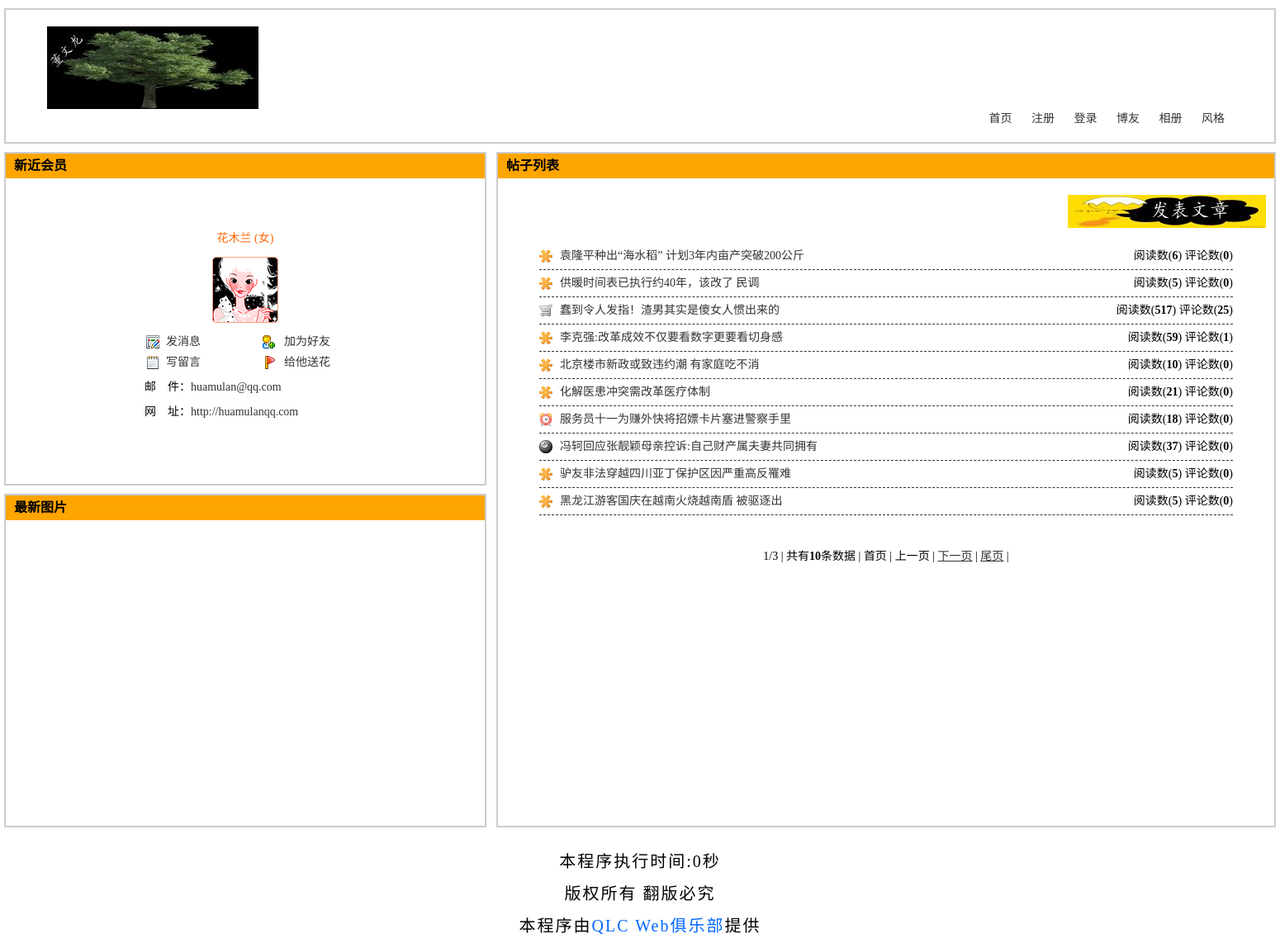
The page / on the database its author committed.
### tables this page shows
CREATE TABLE `tg_article` (
  `tg_id` mediumint(8) UNSIGNED NOT NULL,
  `tg_reid` mediumint(8) UNSIGNED NOT NULL,
  `tg_username` varchar(20) NOT NULL,
  `tg_denyreply` tinyint(1) NOT NULL DEFAULT '1',
  `tg_type` tinyint(2) UNSIGNED NOT NULL,
  `tg_title` varchar(40) NOT NULL,
  `tg_content` text NOT NULL,
  `tg_readcount` smallint(5) UNSIGNED NOT NULL DEFAULT '0',
  `tg_commentcount` smallint(5) UNSIGNED NOT NULL DEFAULT '0',
  `tg_nice` tinyint(1) NOT NULL DEFAULT '0',
  `tg_last_modify` datetime NOT NULL,
  `tg_date` datetime NOT NULL
);

CREATE TABLE `tg_system` (
  `tg_id` mediumint(8) UNSIGNED NOT NULL,
  `tg_webname` varchar(20) NOT NULL,
  `tg_article` tinyint(2) UNSIGNED NOT NULL DEFAULT '0',
  `tg_blog` tinyint(2) UNSIGNED NOT NULL DEFAULT '0',
  `tg_photo` tinyint(2) UNSIGNED NOT NULL DEFAULT '0',
  `tg_skin` tinyint(1) UNSIGNED NOT NULL DEFAULT '0',
  `tg_string` varchar(200) NOT NULL,
  `tg_post` tinyint(3) UNSIGNED NOT NULL DEFAULT '0',
  `tg_reply` tinyint(3) UNSIGNED NOT NULL DEFAULT '0',
  `tg_code` tinyint(1) UNSIGNED NOT NULL DEFAULT '0',
  `tg_register` tinyint(1) UNSIGNED NOT NULL DEFAULT '0'
);

### includes/mysql.func.php (called while the page is built, shortened)
<?php
function _query($_sql) {
	if (!$_result=mysql_query($_sql)) {
		exit('SQL错误');
	}
	return $_result;
}
function _fetch_array($_sql) {
	return mysql_fetch_array(_query($_sql),MYSQL_ASSOC);
}
function _fetch_array_list($_result) {
	return mysql_fetch_array($_result,MYSQL_ASSOC);
}
function _num_rows($_result) {
	return mysql_num_rows($_result);
}
?>

### includes/common.inc.php (called while the page is built, shortened)
<?php
require  ROOT_PATH.'includes/global.func.php';
require  ROOT_PATH.'includes/mysql.func.php';
if (!!$_rows=_fetch_array("SELECT tg_webname,tg_article,tg_blog,tg_photo,tg_skin ,tg_string,tg_post,tg_reply,tg_code,tg_register FROM tg_system WHERE tg_id=1 LIMIT 1")) {
	$_system=array();
	$_system['webname']=$_rows['tg_webname'];
	$_system['article']=$_rows['tg_article'];
	$_system['blog']=$_rows['tg_blog'];
	$_system['photo']=$_rows['tg_photo'];
	$_system['skin']=$_rows['tg_skin'];
	$_system['string']=$_rows['tg_string'];
	$_system['post']=$_rows['tg_post'];
	$_system['reply']=$_rows['tg_reply'];
	$_system['code']=$_rows['tg_code'];
	$_system['register']=$_rows['tg_register'];
	$_system=_html($_system);
	if ($_COOKIE['skin']) {
		$_system['skin']=$_COOKIE['skin'];
	}
} else {
	_alert_back('系统表异常！请管理员检查！');
}
?>

### index.php (the view, shortened to what this page needs)
<?php
require dirname(__FILE__).'/includes/common.inc.php';
$_html=_html(_get_xml('new.xml'));
_page('SELECT tg_id FROM tg_article WHERE tg_reid=0',$_system['article']);
$_result=_query("SELECT tg_id,tg_type,tg_title,tg_readcount,tg_commentcount FROM tg_article WHERE tg_reid=0 ORDER BY tg_date DESC LIMIT $_pagenum,$_pagesize");
$_photo=_fetch_array("SELECT tg_id AS id,tg_name AS name,tg_url AS url FROM tg_photo WHERE tg_sid in (SELECT tg_id FROM tg_dir WHERE tg_type=0) ORDER BY tg_date DESC LIMIT 1");
?>
<!doctype html>
<html lang="zh-cn">
<head>
<?php require ROOT_PATH.'includes/title.inc.php';?>
</head>
<body>
<?php require ROOT_PATH.'includes/header.inc.php';?>
<div id="list">
	<h2>帖子列表</h2>
	<a href="post.php" class="post">发表帖子</a>
	<ul class="article">
		<?php
			$_htmllist=array();
			while (!!$_rows=_fetch_array_list($_result)) {
				$_htmllist['id']=$_rows['tg_id'];
				$_htmllist['type']=$_rows['tg_type'];
				$_htmllist['title']=$_rows['tg_title'];
				$_htmllist['readcount']=$_rows['tg_readcount'];
				$_htmllist['commentcount']=$_rows['tg_commentcount'];
				$_htmllist=_html($_htmllist);
				echo '<li class="icon'.$_htmllist['type'].'"><em>阅读数(<strong>'.$_htmllist['readcount'].'</strong>) 评论数(<strong>'.$_htmllist['commentcount'].'</strong>)</em><a href="article.php?id='.$_htmllist['id'].'">'._title($_htmllist['title'],40).'</a></li>';
			}
		?>
	</ul>
	<?php _paging(2);?>
</div>
<div id="user">
	<h2>新近会员</h2>
	<dl>
		<dd class="user"><?php echo $_html['username'];?> (<?php echo $_html['sex'];?>)</dd>
		<dt><img src="<?php echo $_html['face'];?>"></dt>
		<dd class="message"><a href="javascript:;" name="message" title="<?php echo $_html['id'];?>">发消息</a></dd>
		<dd class="friend"><a href="javascript:;" name="friend" title="<?php echo $_html['id'];?>">加为好友</a></dd>
		<dd class="guest"><a href="guest.php?id=<?php echo $_html['id'];?>" name="guest" title="<?php echo $_html['id'];?>">写留言</a></dd>
		<dd class="flower"><a href="javascript:;" name="flower" title="<?php echo $_html['id'];?>">给他送花</a></dd>
		<dd class="email">邮　件：<a href="mailto:<?php echo $_html['email'];?>"><?php echo $_html['email'];?></a></dd>
		<dd class="url">网　址：<a href="<?php echo $_html['url'];?>" target="_blank"><?php echo $_html['url'];?></a></dd>
	</dl>
</div>
<div id="pics">
	<h2>最新图片</h2>
</div>
<?php require ROOT_PATH.'includes/footer.inc.php';?>
</body>
</html>

### includes/global.func.php (shortened to what this page needs)
<?php
function _title($_string,$_strlen) {
	return $_string;
}
function _html($_string) {
	if (is_array($_string)) {
		foreach ($_string as $key => $value) {
			$_string[$key]=_html($value);
		}
	} else {
		$_string= htmlspecialchars($_string);
	}
	return $_string;
}
function _page($_sql,$_size) {
	if (isset($_GET['page'])) {
		$_page=$_GET['page'];
		if (empty($_page) || $_page<=0 || !is_numeric($_page)) {
			$_page=1;
		} else {
			$_page=intval($_page);
		}
	} else {
		$_page=1;
	}
	$_pagesize=$_size;
	$_num=_num_rows(_query($_sql));
	if ($_num==0) {
		$_pageabsolute=1;
	} else {
		$_pageabsolute=ceil($_num/$_pagesize);
	}
}
function _paging($_type) {
	global $_pageabsolute,$_pagesize,$_num,$_pagenum,$_page,$_id;
	if ($_type == 1) {
		echo '	<div id="page_num">';
		echo '<ul>';
			for ($i=0;$i<$_pageabsolute;$i++) {
				if ($_page==($i+1)) {
					echo '<li><a href="'.SCRIPT.'.php?'.$_id.'page='.($i+1).'" class="selected">'.($i+1).'</a></li>';
				} else {
					echo '<li><a href="'.SCRIPT.'.php?'.$_id.'page='.($i+1).'">'.($i+1).'</a></li>';
				}
			}
		echo '</ul>';
		echo '</div>';
	} elseif ($_type==2) {
		echo '<div id="page_text">';
		echo '<ul>';
				echo '<li>'.$_page.'/'.$_pageabsolute.' | </li>';
			if ($_page<$_pageabsolute) {
				echo '<li>共有<strong>'.$_pagesize.'</strong>条数据 | </li>';
			} elseif ($_page==$_pageabsolute) {
				echo '<li>共有<strong>'.($_num-$_pagesize*($_pageabsolute-1)).'</strong>条数据 | </li>';
			}
			if ($_page==1) {
				echo '<li>首页 | </li>';
				echo '<li>上一页 | </li>';
			} else {
				echo '<li><a href="'.SCRIPT.'.php">首页</a> | </li>';
				echo '<li><a href="'.SCRIPT.'.php?'.$_id.'page='.($_page-1).'">上一页</a> | </li>';
			}
			if ($_page==$_pageabsolute) {
				echo '<li>下一页 | </li>';
				echo '<li>尾页 | </li>';
			} else {
				echo '<li><a href="'.SCRIPT.'.php?'.$_id.'page='.($_page+1).'">下一页</a> | </li>';
				echo '<li><a href="'.SCRIPT.'.php?'.$_id.'page='.$_pageabsolute.'">尾页</a> | </li>';
			}
		echo '</ul>';
	    echo '</div>';
	} else {
		_paging(2);
	}
}
function _get_xml($_xmlfile) {
	$_html=array();
	if (file_exists($_xmlfile)) {
		$_xml=file_get_contents($_xmlfile);
		preg_match_all('/<vip>(.*)<\/vip>/s',$_xml,$_dom);
		foreach ($_dom[1] as $_value) {
			preg_match_all('/<id>(.*)<\/id>/s',$_value,$_id);
			preg_match_all('/<username>(.*)<\/username>/s',$_value,$_username);
			preg_match_all('/<sex>(.*)<\/sex>/s',$_value,$_sex);
			preg_match_all('/<face>(.*)<\/face>/s',$_value,$_face);
			preg_match_all('/<email>(.*)<\/email>/s',$_value,$_email);
			preg_match_all('/<url>(.*)<\/url>/s',$_value,$_url);
			$_html['id']=$_id[1][0];
			$_html['username']=$_username[1][0];
			$_html['sex']=$_sex[1][0];
			$_html['face']=$_face[1][0];
			$_html['email']=$_email[1][0];
			$_html['url']=$_url[1][0];
		}
	} else {
		echo '文件不存在';
	}
	return $_html;
}
?>

### styles/2/basic.css (style rules this page uses)
body,h1,h2,h3,p,form,ul,li,dl,dt,dd { padding: 0; margin: 0; }
body { width: 1540px; margin: 0 auto; font-size: 14px; }
ul { list-style-type: none; }
h2 { font-size: 16px; background: orange; height: 30px; line-height: 30px; text-indent: 10px; }
#page_text { height: 20px; clear: both; padding: 20px 0; }
#page_text ul { text-align: center; }
#page_text ul li { display: inline; }
#page_text ul li a { color:#333; }

### styles/2/index.css (style rules this page uses)
#list { width: 940px; height: 814px; border: 2px solid #ccc; float: right; }
#list a.post { display: block; width: 240px; height: 40px; background: url(../../images/article.png) no-repeat; text-indent: -9999px; margin: 20px 10px 0 auto; }
#list ul.article { padding: 18px 50px; }
#list ul.article li { height: 32px; line-height: 32px; border-bottom: 1px dashed #333; }
#list ul.article li em { float: right; font-style: normal; }
#list ul.article li a { color: #333; text-decoration: none; }
#list ul.article li { padding: 0 0 0 25px; }
#list ul.article li.icon1 { background: url(../../images/icon1.png) no-repeat left center; }
#list ul.article li.icon5 { background: url(../../images/icon5.png) no-repeat left center; }
#list ul.article li.icon8 { background: url(../../images/icon8.png) no-repeat left center; }
#list ul.article li.icon18 { background: url(../../images/icon18.png) no-repeat left center; }
#user { width: 580px; height: 400px; border: 2px solid #ccc; float: left; margin: 0 0 10px 0; }
#user dl { width: 300px; margin: 0 auto; padding: 60px; }
#user dl dt { width: 300px; margin: 10px 0 10px 0; }
#user dl dt img { margin: 0 auto; display: block; }
#user dl dd { height: 25px; line-height: 25px; text-align: center; width: 150px; float: left; }
#user dl dd.email,#user dl dd.url { width: 300px; text-align: left; text-indent: 28px; padding: 5px 0 0 0; }
#user dl dd a { text-decoration: none; color: #333; }
#user dl dd.user { width: 300px; float: none; color: #f60; }
#user dl dd.message { background: url(../../images/x1.gif) no-repeat 30px center; }
#user dl dd.friend { background: url(../../images/x2.gif) no-repeat 20px center; }
#user dl dd.guest { background: url(../../images/x3.gif) no-repeat 30px center; }
#user dl dd.flower { background: url(../../images/x4.gif) no-repeat 20px center; }
#pics { width: 580px; height: 400px; border: 2px solid #ccc; float: left; }

### rows shown on the page
tg_article: tg_readcount "6", tg_commentcount "0", tg_title "袁隆平种出“海水稻” 计划3年内亩产突破200公斤"
tg_article: tg_readcount "5", tg_commentcount "0", tg_title "供暖时间表已执行约40年，该改了 民调"
tg_article: shows a picture, tg_readcount "517", tg_commentcount "25", tg_title "蠢到令人发指！渣男其实是傻女人惯出来的"
tg_article: tg_readcount "59", tg_commentcount "1", tg_title "李克强:改革成效不仅要看数字更要看切身感"
tg_article: tg_readcount "10", tg_commentcount "0", tg_title "北京楼市新政或致违约潮 有家庭吃不消"
tg_article: tg_readcount "21", tg_commentcount "0", tg_title "化解医患冲突需改革医疗体制"
tg_article: shows a picture, tg_readcount "18", tg_commentcount "0", tg_title "服务员十一为赚外快将招嫖卡片塞进警察手里"
tg_article: shows a picture, tg_readcount "37", tg_commentcount "0", tg_title "冯轲回应张靓颖母亲控诉:自己财产属夫妻共同拥有"
tg_article: tg_readcount "5", tg_commentcount "0", tg_title "驴友非法穿越四川亚丁保护区因严重高反罹难"
tg_article: tg_readcount "5", tg_commentcount "0", tg_title "黑龙江游客国庆在越南火烧越南盾 被驱逐出"
tg_system: tg_article "3", tg_article "10"

### other values the page prints
$_page "1"
$_html['username'] "花木兰"
$_html['sex'] "女"
$_html['email'] "huamulan@qq.com"
$_html['url'] "http://huamulanqq.com"
_runtime()-START_TIME "0"
